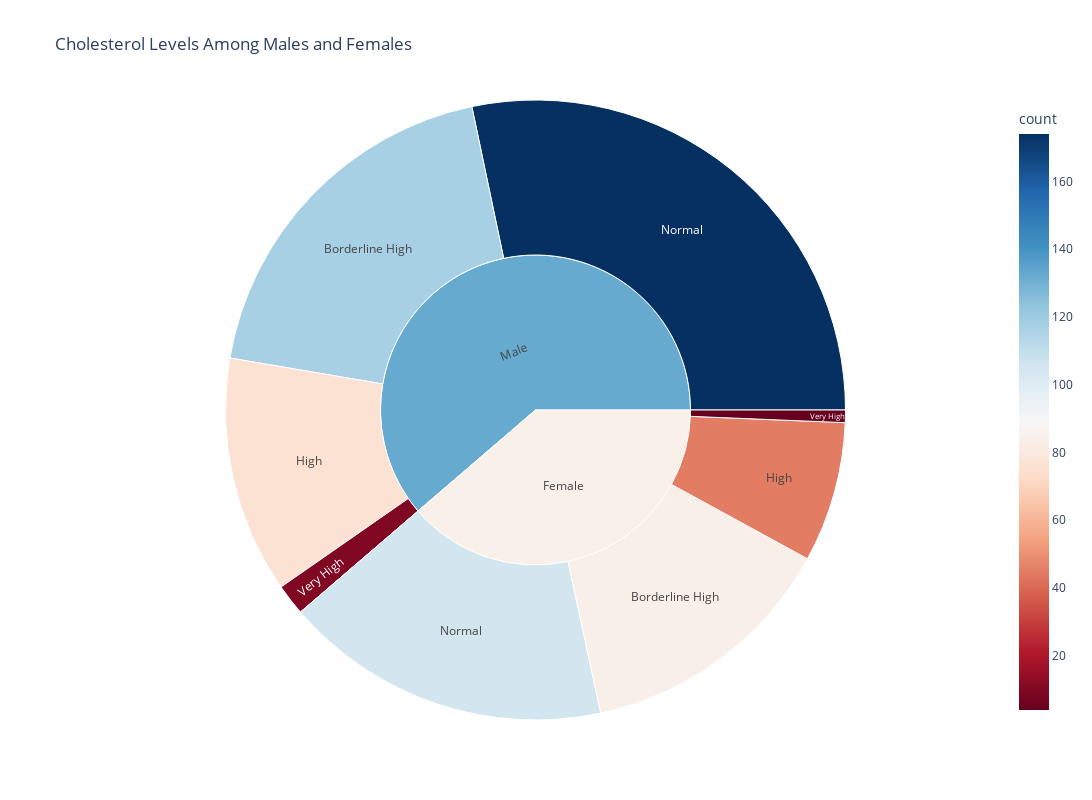

Write notebook code for a chart like this one.
### Code cell
import plotly.express as px
# Create a function to categorize cholesterol levels
def categorize_chol(chol):
    if chol < 5.2:
        return 'Normal'
    elif 5.2 <= chol < 6.2:
        return 'Borderline High'
    elif 6.2 <= chol < 7.8:
        return 'High'
    else:
        return 'Very High'

df['Cholesterol Category'] = df['CHOL'].apply(categorize_chol)
chol_sex_counts = df.value_counts(['Sex', 'Cholesterol Category']).reset_index().rename(columns={0: "count"})


# Plot 
fig = px.sunburst(
    chol_sex_counts,
    path=['Sex', 'Cholesterol Category'],  
    values='count', 
    color='count',  
    color_continuous_scale='RdBu',  
    title='Cholesterol Levels Among Males and Females'
)
fig.update_layout(width=1200, height=800)
fig.show()

### Figure 1 — Plotly figure (JSON) as saved in the notebook; plotly's stock layout.template omitted (floating-point values rounded to 4 significant figures)
{"data": [{"branchvalues": "total", "customdata": [[84], [117], [45], [76], [105], [174], [4], [10], [84.55], [132.2]], "domain": {"x": [0, 1], "y": [0, 1]}, "hovertemplate": "labels=%{label}<br>count_sum=%{value}<br>parent=%{parent}<br>id=%{id}<br>count=%{color}<extra></extra>", "ids": ["Female/Borderline High", "Male/Borderline High", "Female/High", "Male/High", "Female/Normal", "Male/Normal", "Female/Very High", "Male/Very High", "Female", "Male"], "labels": ["Borderline High", "Borderline High", "High", "High", "Normal", "Normal", "Very High", "Very High", "Female", "Male"], "marker": {"coloraxis": "coloraxis", "colors": [84, 117, 45, 76, 105, 174, 4, 10, 84.55, 132.2]}, "name": "", "parents": ["Female", "Male", "Female", "Male", "Female", "Male", "Female", "Male", "", ""], "type": "sunburst", "values": [84, 117, 45, 76, 105, 174, 4, 10, 238, 377]}], "layout": {"coloraxis": {"colorbar": {"title": {"text": "count"}}, "colorscale": [[0, "rgb(103,0,31)"], [0.1, "rgb(178,24,43)"], [0.2, "rgb(214,96,77)"], [0.3, "rgb(244,165,130)"], [0.4, "rgb(253,219,199)"], [0.5, "rgb(247,247,247)"], [0.6, "rgb(209,229,240)"], [0.7, "rgb(146,197,222)"], [0.8, "rgb(67,147,195)"], [0.9, "rgb(33,102,172)"], [1, "rgb(5,48,97)"]]}, "height": 800, "legend": {"tracegroupgap": 0}, "title": {"text": "Cholesterol Levels Among Males and Females"}, "width": 1200}}
